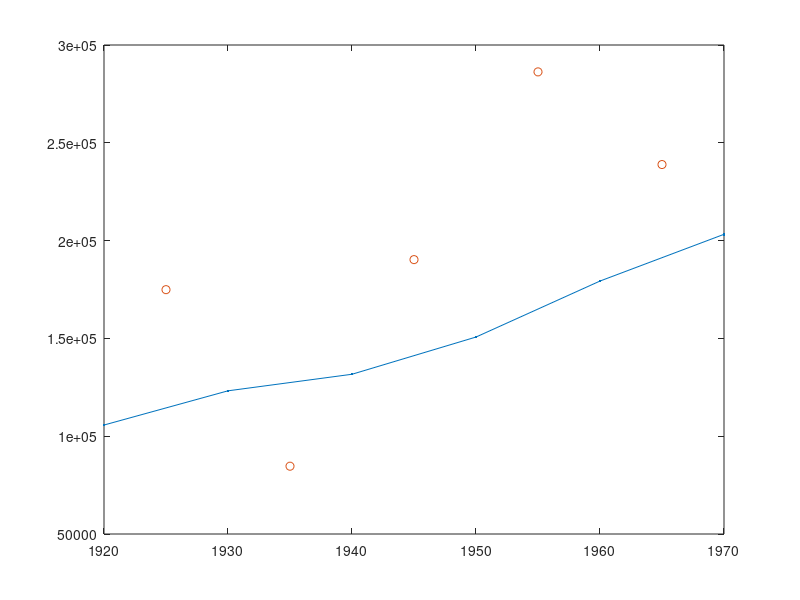

Reproduce this figure in MATLAB.
clear;

year_10=1920:10:1970;
num_10=[105711,123203,131669,150697,179323,203212];

k=@(i)(num_10(i+1)-num_10(i))/(year_10(i+1)-year_10(i));

plot(year_10,num_10,'.-');
hold on;

kn=[];
for i=1:5
    kn=[kn,k(i)];
end

year_5=1925:10:1965;
plot(year_5,kn*100,'o');



    